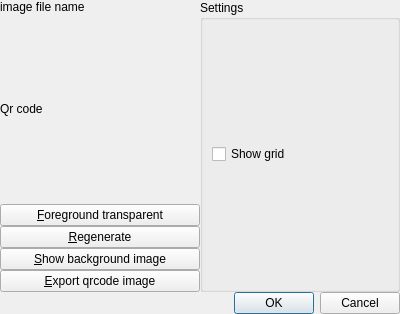
<?xml version="1.0" encoding="UTF-8"?>
<ui version="4.0">
 <class>QrCodeDialog</class>
 <widget class="QDialog" name="QrCodeDialog">
  <property name="geometry">
   <rect>
    <x>0</x>
    <y>0</y>
    <width>400</width>
    <height>314</height>
   </rect>
  </property>
  <property name="windowTitle">
   <string>Qr code</string>
  </property>
  <layout class="QVBoxLayout" name="verticalLayout_2">
   <property name="spacing">
    <number>0</number>
   </property>
   <property name="leftMargin">
    <number>0</number>
   </property>
   <property name="topMargin">
    <number>0</number>
   </property>
   <property name="rightMargin">
    <number>0</number>
   </property>
   <property name="bottomMargin">
    <number>0</number>
   </property>
   <item>
    <layout class="QHBoxLayout" name="horizontalLayout">
     <item>
      <layout class="QVBoxLayout" name="verticalLayout">
       <item>
        <widget class="QLabel" name="imagefileNamelabel">
         <property name="sizePolicy">
          <sizepolicy hsizetype="Preferred" vsizetype="Maximum">
           <horstretch>0</horstretch>
           <verstretch>0</verstretch>
          </sizepolicy>
         </property>
         <property name="text">
          <string>image file name</string>
         </property>
         <property name="wordWrap">
          <bool>false</bool>
         </property>
         <property name="textInteractionFlags">
          <set>Qt::LinksAccessibleByMouse|Qt::TextSelectableByMouse</set>
         </property>
        </widget>
       </item>
       <item>
        <widget class="QLabel" name="qrlabel">
         <property name="sizePolicy">
          <sizepolicy hsizetype="Preferred" vsizetype="Minimum">
           <horstretch>0</horstretch>
           <verstretch>0</verstretch>
          </sizepolicy>
         </property>
         <property name="text">
          <string>Qr code</string>
         </property>
        </widget>
       </item>
       <item>
        <widget class="QPushButton" name="foregroundTransparentchangeForegraoundColorpushButton">
         <property name="text">
          <string>&amp;Foreground transparent</string>
         </property>
        </widget>
       </item>
       <item>
        <widget class="QPushButton" name="regeneratepushButton">
         <property name="text">
          <string>&amp;Regenerate</string>
         </property>
        </widget>
       </item>
       <item>
        <widget class="QPushButton" name="showBackgroundImagepushButton">
         <property name="text">
          <string>&amp;Show background image</string>
         </property>
        </widget>
       </item>
       <item>
        <widget class="QPushButton" name="exportQrcodeImagepushButton">
         <property name="text">
          <string>&amp;Export qrcode image</string>
         </property>
        </widget>
       </item>
      </layout>
     </item>
     <item>
      <widget class="QGroupBox" name="groupBox">
       <property name="title">
        <string>Settings</string>
       </property>
       <layout class="QVBoxLayout" name="verticalLayout_3">
        <item>
         <widget class="QCheckBox" name="showGridcheckBox">
          <property name="text">
           <string>Show grid</string>
          </property>
         </widget>
        </item>
       </layout>
      </widget>
     </item>
    </layout>
   </item>
   <item>
    <widget class="QDialogButtonBox" name="buttonBox">
     <property name="orientation">
      <enum>Qt::Horizontal</enum>
     </property>
     <property name="standardButtons">
      <set>QDialogButtonBox::Cancel|QDialogButtonBox::Ok</set>
     </property>
    </widget>
   </item>
  </layout>
 </widget>
 <resources/>
 <connections>
  <connection>
   <sender>buttonBox</sender>
   <signal>accepted()</signal>
   <receiver>QrCodeDialog</receiver>
   <slot>accept()</slot>
   <hints>
    <hint type="sourcelabel">
     <x>252</x>
     <y>295</y>
    </hint>
    <hint type="destinationlabel">
     <x>157</x>
     <y>274</y>
    </hint>
   </hints>
  </connection>
  <connection>
   <sender>buttonBox</sender>
   <signal>rejected()</signal>
   <receiver>QrCodeDialog</receiver>
   <slot>reject()</slot>
   <hints>
    <hint type="sourcelabel">
     <x>320</x>
     <y>295</y>
    </hint>
    <hint type="destinationlabel">
     <x>286</x>
     <y>274</y>
    </hint>
   </hints>
  </connection>
  <connection>
   <sender>regeneratepushButton</sender>
   <signal>clicked()</signal>
   <receiver>QrCodeDialog</receiver>
   <slot>regenerate()</slot>
   <hints>
    <hint type="sourcelabel">
     <x>196</x>
     <y>194</y>
    </hint>
    <hint type="destinationlabel">
     <x>398</x>
     <y>209</y>
    </hint>
   </hints>
  </connection>
  <connection>
   <sender>foregroundTransparentchangeForegraoundColorpushButton</sender>
   <signal>clicked()</signal>
   <receiver>QrCodeDialog</receiver>
   <slot>toggleForegroundTransparent()</slot>
   <hints>
    <hint type="sourcelabel">
     <x>196</x>
     <y>161</y>
    </hint>
    <hint type="destinationlabel">
     <x>396</x>
     <y>164</y>
    </hint>
   </hints>
  </connection>
  <connection>
   <sender>showBackgroundImagepushButton</sender>
   <signal>clicked()</signal>
   <receiver>QrCodeDialog</receiver>
   <slot>showBackgroundImage()</slot>
   <hints>
    <hint type="sourcelabel">
     <x>196</x>
     <y>227</y>
    </hint>
    <hint type="destinationlabel">
     <x>398</x>
     <y>111</y>
    </hint>
   </hints>
  </connection>
  <connection>
   <sender>exportQrcodeImagepushButton</sender>
   <signal>clicked()</signal>
   <receiver>QrCodeDialog</receiver>
   <slot>exportQrcodeImage()</slot>
   <hints>
    <hint type="sourcelabel">
     <x>196</x>
     <y>260</y>
    </hint>
    <hint type="destinationlabel">
     <x>1</x>
     <y>119</y>
    </hint>
   </hints>
  </connection>
  <connection>
   <sender>showGridcheckBox</sender>
   <signal>toggled(bool)</signal>
   <receiver>QrCodeDialog</receiver>
   <slot>toggleGrid(bool)</slot>
   <hints>
    <hint type="sourcelabel">
     <x>272</x>
     <y>142</y>
    </hint>
    <hint type="destinationlabel">
     <x>286</x>
     <y>3</y>
    </hint>
   </hints>
  </connection>
 </connections>
 <slots>
  <slot>regenerate()</slot>
  <slot>toggleForegroundTransparent()</slot>
  <slot>showBackgroundImage()</slot>
  <slot>exportQrcodeImage()</slot>
  <slot>toggleGrid(bool)</slot>
 </slots>
</ui>
